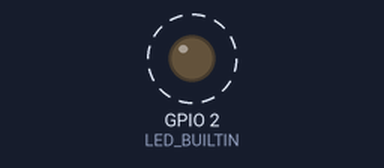
Bench run of a sketch on a simulated ESP32. Parts: output pins drawn as LEDs (lit = HIGH). Dashed ring = blinking.

Above: at 0.5 s.
Timing chart, 0 to 4.6 s (numbered marks = the images above):
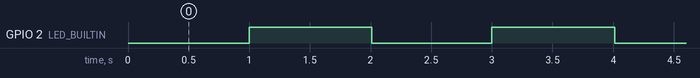

The sketch:

HC-12.ino
```cpp
// Balise toutes les 2 secondes
#include <SoftwareSerial.h>
SoftwareSerial HC12(10, 11); // Configuration des broches TX et RX


void setup() {
    pinMode(LED_BUILTIN, OUTPUT);
  Serial.begin(9600);   // Communication série avec l'ordinateur
  HC12.begin(9600);

}

void loop() {
  digitalWrite(LED_BUILTIN, (millis()/1000)%2);
  if (  (millis()/1000)%2 )   HC12.write("TEST 1234567890");

}
```

Measured:
- by itself, GPIO 2 (LED_BUILTIN): alternates HIGH for 1.0 s and LOW for 0.99 s
